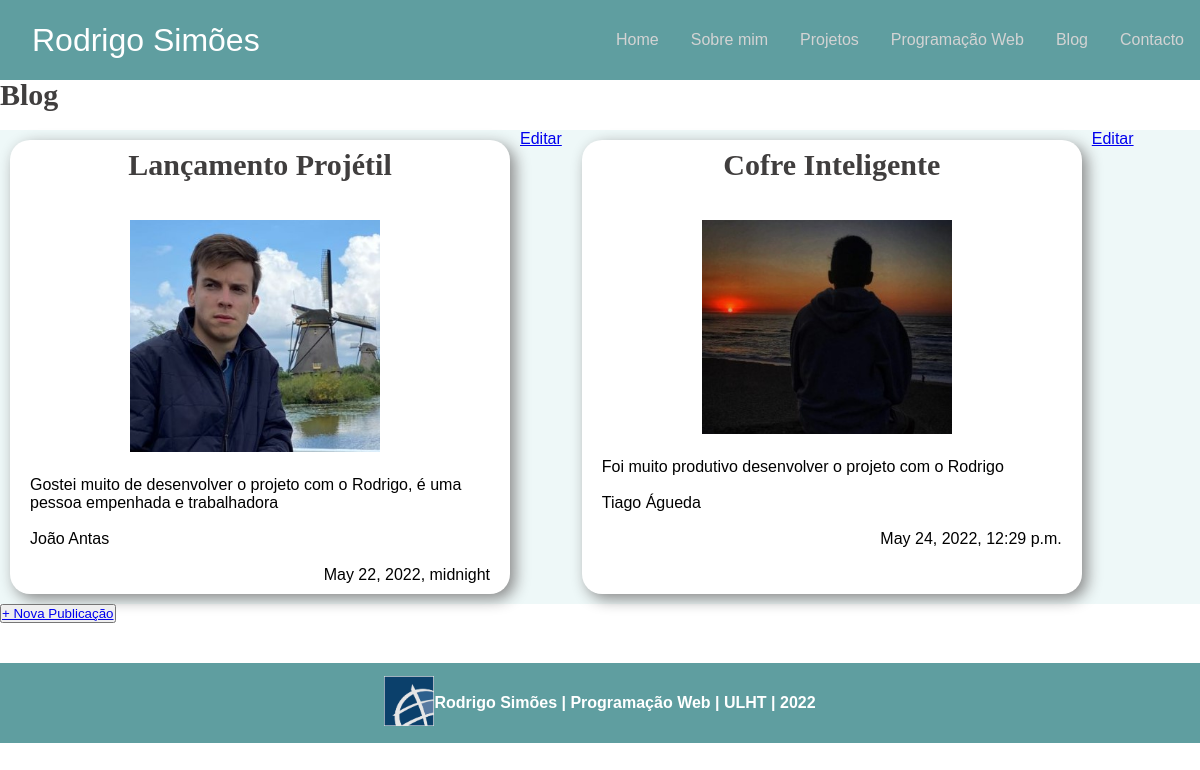
Page /blog on the committed database.
### portfolio/models.py (models this page shows, shortened)
class Publicacao (models.Model):
   imagem = models.ImageField(upload_to= 'static/portfolio/images', blank=True)
   autor = models.CharField(max_length = 25)
   data = models.DateTimeField()
   titulo = models.CharField(max_length = 100)
   descricao = models.CharField(max_length = 2000)
   link = models.CharField(max_length = 1000 ,  null=True, blank=True)

### portfolio/views.py (the view)
# urls.py: path('blog', views.blog_view, name='blog'),
def blog_view(request):
    context = {'publicacaos': Publicacao.objects.all()}
    return render(request, 'portfolio/blog.html', context)

### portfolio/templates/portfolio/blog.html (shortened to what this page needs)
{% extends 'portfolio/layout.html' %}
{% load static %}
{% block link %}
<link rel="stylesheet" href="{% static 'portfolio/css/blog.css' %}">
{% endblock %}
{% block main %}
	<h3>Blog</h3>
    <div class="blog">
        {% for publicacao in publicacaos %}
            <div>
                <h3 class="titulo">{{publicacao.titulo}}</h3>
                <img src="../../{{publicacao.imagem}}" class="imagem"><br>
                <span>{{publicacao.descricao}}</span><br>
                <br>
                <p>{{publicacao.autor}}</p><br>
                <p class="data">{{publicacao.data}}</p>
            </div>
            <a href="{% url 'portfolio:blog_edita' publicacao.id %}" class="btn btn-warning  btn-sm" style="float: right; margin-right: 10px">
                Editar
            </a>
        {% endfor %}
    </div>
        <button><a href="{% url 'portfolio:blog_nova' %}" class="btn btn-success btn-block">+ Nova Publicação</a></button>
{% endblock %}

### portfolio/templates/portfolio/layout.html (shortened to what this page needs)
<!DOCTYPE html>
{% load static %}
<html lang="en">
<head>
   {% load static %}
   <link rel="stylesheet" href="{% static 'portfolio/css/estilos.css' %}">
   {% block link %}
   {% endblock %}
</head>
<body>
    <header>
        <div>Rodrigo Simões</div>
        <nav>
            <a href="{% url 'portfolio:home' %}">Home</a>
            <a href="{% url 'portfolio:sobremim' %}">Sobre mim</a>
            <a href="{% url 'portfolio:projetos' %}">Projetos</a>
            <a href="{% url 'portfolio:programacaoweb' %}">Programação Web</a>
            <a href="{% url 'portfolio:blog' %}">Blog</a>
            <a href="{% url 'portfolio:contacto' %}">Contacto</a>
          </nav>
    </header>
    <main>
        {% block main %}
        {% endblock %}
    </main>
    <footer>
        <div class="logo">
            {% load static %}
            <img src="{% static 'portfolio/images/ulht.png' %}" width="50px">
        </div>
        <b> Rodrigo Simões | Programação Web | ULHT | 2022</b>
    </footer>
</body>
</html>

### portfolio/static/portfolio/css/estilos.css (style rules this page uses)
* { padding: 0; margin: 0; box-sizing:border-box; font-family: sans-serif; }
main { background-color: rgb(238, 248, 248); }
header { height: 10vh; background: cadetblue; color: white; top: 0; position: fixed; display:flex; justify-content: space-between; align-items: center; margin-right: 50px; width: 100%; z-index: 1; }
header div { font-size: 2em; padding: 1em; }
header nav { display:flex; justify-content: flex-end; }
nav a { padding: 0 1em; text-decoration: none; font-size: 1rem; color: lightgray; }
main { margin-top: 10vh; background-color: white; margin-bottom: 5vh; }
footer { display:flex; justify-content: center; align-items: center; height: 10vh; background: cadetblue; color: white; }
.logo { justify-self: left; }

### portfolio/static/portfolio/css/blog.css (style rules this page uses)
.blog div { width: 500px; height: auto; border-radius: 20px 20px 20px 20px; padding: 10px 20px; background-color: white; margin: 10px; box-shadow: 5px 5px 15px #888888; }
.blog { display: flex; flex-wrap: wrap; background-color: rgb(238, 248, 248); }
h3 { font-family: myriad pro regular; color: #403e3e; font-size: 30px; line-height: 30px; padding-bottom: 20px; }
.imagem { padding-top: 20px; width: 250px; margin-left: 100px; padding-bottom: 20px; }
.titulo { text-align: center; }
.data { text-align: right; }

### rows in the picture
Publicacao: titulo "Lançamento Projétil", imagem (picture), descricao "Gostei muito de desenvolver o projeto com o Rodrigo, é uma pessoa empenhada e trabalhadora", autor "João Antas", data "May 22, 2022, midnight"
Publicacao: titulo "Cofre Inteligente", imagem (picture), descricao "Foi muito produtivo desenvolver o projeto com o Rodrigo", autor "Tiago Águeda", data "May 24, 2022, 12:29 p.m."
